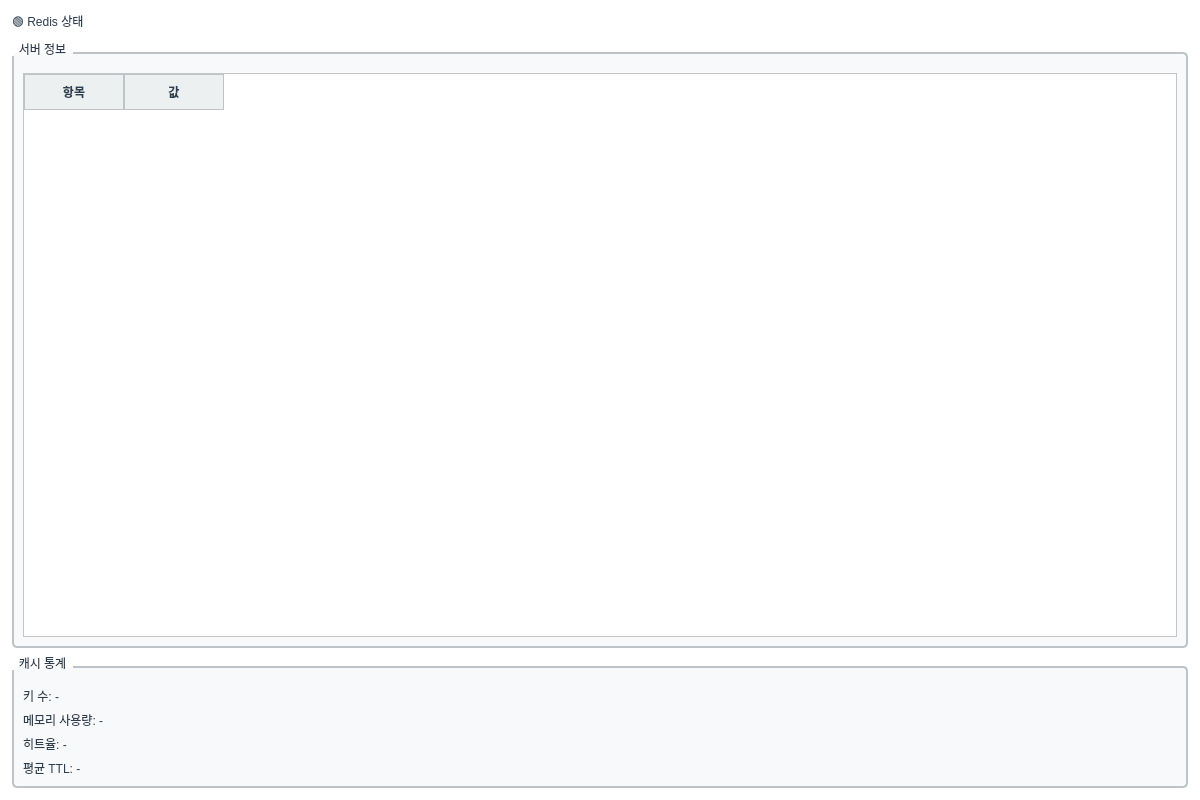
<?xml version="1.0" encoding="UTF-8"?>
<ui version="4.0">
 <class>StatusTab</class>
 <widget class="QWidget" name="StatusTab">
  <property name="geometry">
   <rect>
    <x>0</x>
    <y>0</y>
    <width>1200</width>
    <height>800</height>
   </rect>
  </property>
  <property name="windowTitle">
   <string>Redis 상태</string>
  </property>
  <property name="styleSheet">
   <string notr="true">QWidget {
    background-color: #FFFFFF;
    color: #2C3E50;
    font-family: &quot;맑은 고딕&quot;;
    font-size: 9pt;
}

QTabWidget::pane {
    border: 1px solid #BDC3C7;
    background-color: #FFFFFF;
}

QTabBar::tab {
    background-color: #ECF0F1;
    color: #2C3E50;
    padding: 8px 16px;
    margin-right: 2px;
    border: 1px solid #BDC3C7;
    border-bottom: none;
    border-top-left-radius: 4px;
    border-top-right-radius: 4px;
}

QTabBar::tab:selected {
    background-color: #3498DB;
    color: #FFFFFF;
    font-weight: bold;
}

QTabBar::tab:hover {
    background-color: #D5DBDB;
}

QTableWidget {
    gridline-color: #BDC3C7;
    background-color: #FFFFFF;
    alternate-background-color: #F8F9FA;
    selection-background-color: #3498DB;
    selection-color: #FFFFFF;
}

QTableWidget::item {
    padding: 4px;
    border: none;
}

QHeaderView::section {
    background-color: #ECF0F1;
    color: #2C3E50;
    padding: 6px;
    border: 1px solid #BDC3C7;
    font-weight: bold;
}

QLineEdit, QTextEdit, QPlainTextEdit {
    background-color: #FFFFFF;
    border: 1px solid #BDC3C7;
    border-radius: 3px;
    padding: 4px;
    color: #2C3E50;
}

QLineEdit:focus, QTextEdit:focus, QPlainTextEdit:focus {
    border: 2px solid #3498DB;
}

QPushButton {
    background-color: #3498DB;
    color: #FFFFFF;
    border: none;
    border-radius: 4px;
    padding: 6px 12px;
    font-weight: bold;
}

QPushButton:hover {
    background-color: #2980B9;
}

QPushButton:pressed {
    background-color: #1F618D;
}

QPushButton:disabled {
    background-color: #BDC3C7;
    color: #7F8C8D;
}

QLabel {
    color: #2C3E50;
    background-color: transparent;
}

QGroupBox {
    border: 2px solid #BDC3C7;
    border-radius: 5px;
    margin-top: 10px;
    padding-top: 10px;
    background-color: #F8F9FA;
}

QGroupBox::title {
    subcontrol-origin: margin;
    subcontrol-position: top left;
    padding: 0 5px;
    color: #2C3E50;
    font-weight: bold;
}

QProgressBar {
    border: 1px solid #BDC3C7;
    border-radius: 3px;
    text-align: center;
    background-color: #ECF0F1;
}

QProgressBar::chunk {
    background-color: #3498DB;
}</string>
  </property>
  <layout class="QVBoxLayout" name="verticalLayout">
   <property name="spacing">
    <number>8</number>
   </property>
   <property name="leftMargin">
    <number>12</number>
   </property>
   <property name="topMargin">
    <number>12</number>
   </property>
   <property name="rightMargin">
    <number>12</number>
   </property>
   <property name="bottomMargin">
    <number>12</number>
   </property>
   <item>
    <widget class="QLabel" name="label_title">
     <property name="text">
      <string>🟢 Redis 상태</string>
     </property>
     <property name="styleSheet">
   <string notr="true">QWidget {
    background-color: #FFFFFF;
    color: #2C3E50;
    font-family: &quot;맑은 고딕&quot;;
    font-size: 9pt;
}

QTabWidget::pane {
    border: 1px solid #BDC3C7;
    background-color: #FFFFFF;
}

QTabBar::tab {
    background-color: #ECF0F1;
    color: #2C3E50;
    padding: 8px 16px;
    margin-right: 2px;
    border: 1px solid #BDC3C7;
    border-bottom: none;
    border-top-left-radius: 4px;
    border-top-right-radius: 4px;
}

QTabBar::tab:selected {
    background-color: #3498DB;
    color: #FFFFFF;
    font-weight: bold;
}

QTabBar::tab:hover {
    background-color: #D5DBDB;
}

QTableWidget {
    gridline-color: #BDC3C7;
    background-color: #FFFFFF;
    alternate-background-color: #F8F9FA;
    selection-background-color: #3498DB;
    selection-color: #FFFFFF;
}

QTableWidget::item {
    padding: 4px;
    border: none;
}

QHeaderView::section {
    background-color: #ECF0F1;
    color: #2C3E50;
    padding: 6px;
    border: 1px solid #BDC3C7;
    font-weight: bold;
}

QLineEdit, QTextEdit, QPlainTextEdit {
    background-color: #FFFFFF;
    border: 1px solid #BDC3C7;
    border-radius: 3px;
    padding: 4px;
    color: #2C3E50;
}

QLineEdit:focus, QTextEdit:focus, QPlainTextEdit:focus {
    border: 2px solid #3498DB;
}

QPushButton {
    background-color: #3498DB;
    color: #FFFFFF;
    border: none;
    border-radius: 4px;
    padding: 6px 12px;
    font-weight: bold;
}

QPushButton:hover {
    background-color: #2980B9;
}

QPushButton:pressed {
    background-color: #1F618D;
}

QPushButton:disabled {
    background-color: #BDC3C7;
    color: #7F8C8D;
}

QLabel {
    color: #2C3E50;
    background-color: transparent;
}

QGroupBox {
    border: 2px solid #BDC3C7;
    border-radius: 5px;
    margin-top: 10px;
    padding-top: 10px;
    background-color: #F8F9FA;
}

QGroupBox::title {
    subcontrol-origin: margin;
    subcontrol-position: top left;
    padding: 0 5px;
    color: #2C3E50;
    font-weight: bold;
}

QProgressBar {
    border: 1px solid #BDC3C7;
    border-radius: 3px;
    text-align: center;
    background-color: #ECF0F1;
}

QProgressBar::chunk {
    background-color: #3498DB;
}</string>
  </property>
    </widget>
   </item>
   <item>
    <widget class="QGroupBox" name="groupBox_server">
     <property name="title">
      <string>서버 정보</string>
     </property>
     <layout class="QVBoxLayout" name="verticalLayout_server">
      <item>
       <widget class="QTableWidget" name="table_status">
        <property name="alternatingRowColors">
         <bool>true</bool>
        </property>
        <property name="selectionBehavior">
         <enum>QAbstractItemView::SelectRows</enum>
        </property>
        <property name="columnCount">
         <number>2</number>
        </property>
        <column>
         <property name="text">
          <string>항목</string>
         </property>
        </column>
        <column>
         <property name="text">
          <string>값</string>
         </property>
        </column>
       </widget>
      </item>
     </layout>
    </widget>
   </item>
   <item>
    <widget class="QGroupBox" name="groupBox_cache">
     <property name="title">
      <string>캐시 통계</string>
     </property>
     <layout class="QVBoxLayout" name="verticalLayout_cache">
      <item>
       <widget class="QLabel" name="label_key_count">
        <property name="text">
         <string>키 수: -</string>
        </property>
       </widget>
      </item>
      <item>
       <widget class="QLabel" name="label_memory">
        <property name="text">
         <string>메모리 사용량: -</string>
        </property>
       </widget>
      </item>
      <item>
       <widget class="QLabel" name="label_hit_rate">
        <property name="text">
         <string>히트율: -</string>
        </property>
       </widget>
      </item>
      <item>
       <widget class="QLabel" name="label_avg_ttl">
        <property name="text">
         <string>평균 TTL: -</string>
        </property>
       </widget>
      </item>
     </layout>
    </widget>
   </item>
  </layout>
 </widget>
 <resources/>
 <connections/>
</ui>
